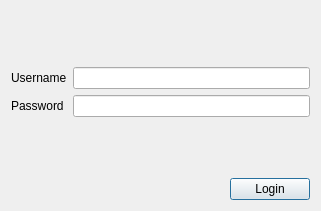
<?xml version="1.0" encoding="UTF-8"?>
<ui version="4.0">
 <class>Dlg_Login</class>
 <widget class="QDialog" name="Dlg_Login">
  <property name="geometry">
   <rect>
    <x>0</x>
    <y>0</y>
    <width>321</width>
    <height>211</height>
   </rect>
  </property>
  <property name="windowTitle">
   <string>TinyCM - Login</string>
  </property>
  <layout class="QVBoxLayout" name="verticalLayout">
   <item>
    <spacer name="verticalSpacer_2">
     <property name="orientation">
      <enum>Qt::Vertical</enum>
     </property>
     <property name="sizeHint" stdset="0">
      <size>
       <width>20</width>
       <height>48</height>
      </size>
     </property>
    </spacer>
   </item>
   <item>
    <layout class="QFormLayout" name="formLayout">
     <item row="0" column="0">
      <widget class="QLabel" name="label">
       <property name="text">
        <string>Username</string>
       </property>
      </widget>
     </item>
     <item row="0" column="1">
      <widget class="QLineEdit" name="txtUsername"/>
     </item>
     <item row="1" column="0">
      <widget class="QLabel" name="label_2">
       <property name="text">
        <string>Password</string>
       </property>
      </widget>
     </item>
     <item row="1" column="1">
      <widget class="QLineEdit" name="txtPassword">
       <property name="echoMode">
        <enum>QLineEdit::Password</enum>
       </property>
      </widget>
     </item>
    </layout>
   </item>
   <item>
    <spacer name="verticalSpacer">
     <property name="orientation">
      <enum>Qt::Vertical</enum>
     </property>
     <property name="sizeHint" stdset="0">
      <size>
       <width>20</width>
       <height>48</height>
      </size>
     </property>
    </spacer>
   </item>
   <item>
    <layout class="QHBoxLayout" name="horizontalLayout">
     <item>
      <spacer name="horizontalSpacer">
       <property name="orientation">
        <enum>Qt::Horizontal</enum>
       </property>
       <property name="sizeHint" stdset="0">
        <size>
         <width>40</width>
         <height>20</height>
        </size>
       </property>
      </spacer>
     </item>
     <item>
      <widget class="QPushButton" name="btnLogin">
       <property name="text">
        <string>Login</string>
       </property>
      </widget>
     </item>
    </layout>
   </item>
  </layout>
 </widget>
 <resources/>
 <connections/>
</ui>
